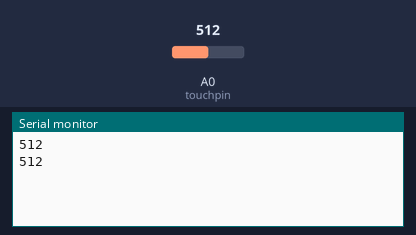
A sketch run on a simulated Arduino Uno, built with avr-gcc and run on an emulated ATmega328P. On the bench: the last lines printed to the serial monitor. The inputs (shaded band) are chosen by the test bench; at power-on: A0 (touchpin) = 512.

Above: at 1.8 s.
1.9 s: A0 (touchpin) set to 716
At 2.7 s:
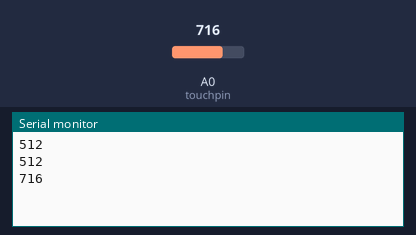
3.4 s: A0 (touchpin) set to 900
At 4.8 s:
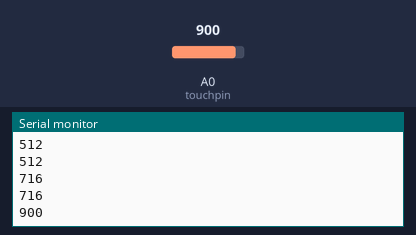
Timing chart, 0 to 6.4 s (numbered marks = the images above; inputs shaded):
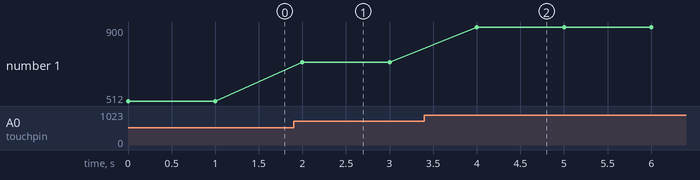

The sketch:

MetalTouch_analog.ino
```cpp
int sensorValue = 0;
int touchpin = A0; // sets the KY-036 metal touch sensor pin A0
int value ;         // defines the numeric variables as value
void setup ()
{
  Serial.begin(9600);
}
void loop ()
{
  sensorValue = analogRead(touchpin);
  Serial.println(sensorValue, DEC);
  delay(1000);
}
```

Measured:
- after the input at 1.9 s, the serial monitor: prints a new line after 0.10 s (image 1)
- after the input at 3.4 s, the serial monitor: prints a new line after 0.60 s (image 2)
- plotted number 1: 512 → 716 after the input at 1.9 s, 716 → 900 after the input at 3.4 s
